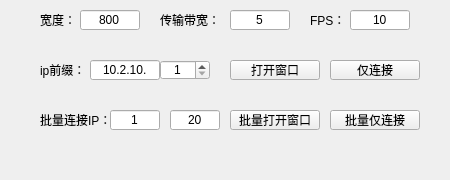
<?xml version="1.0" encoding="UTF-8"?>
<ui version="4.0">
 <class>MainWindow</class>
 <widget class="QMainWindow" name="MainWindow">
  <property name="geometry">
   <rect>
    <x>0</x>
    <y>0</y>
    <width>450</width>
    <height>180</height>
   </rect>
  </property>
  <property name="minimumSize">
   <size>
    <width>450</width>
    <height>180</height>
   </size>
  </property>
  <property name="maximumSize">
   <size>
    <width>450</width>
    <height>180</height>
   </size>
  </property>
  <property name="windowTitle">
   <string>MainWindow</string>
  </property>
  <widget class="QWidget" name="centralwidget">
   <widget class="QLineEdit" name="lineEdit_1">
    <property name="geometry">
     <rect>
      <x>80</x>
      <y>10</y>
      <width>60</width>
      <height>20</height>
     </rect>
    </property>
    <property name="text">
     <string>800</string>
    </property>
    <property name="alignment">
     <set>Qt::AlignCenter</set>
    </property>
   </widget>
   <widget class="QLabel" name="label_1">
    <property name="geometry">
     <rect>
      <x>40</x>
      <y>10</y>
      <width>40</width>
      <height>20</height>
     </rect>
    </property>
    <property name="text">
     <string>宽度：</string>
    </property>
   </widget>
   <widget class="QLabel" name="label_2">
    <property name="geometry">
     <rect>
      <x>160</x>
      <y>10</y>
      <width>60</width>
      <height>20</height>
     </rect>
    </property>
    <property name="text">
     <string>传输带宽：</string>
    </property>
   </widget>
   <widget class="QLabel" name="label_3">
    <property name="geometry">
     <rect>
      <x>310</x>
      <y>10</y>
      <width>40</width>
      <height>20</height>
     </rect>
    </property>
    <property name="text">
     <string>FPS：</string>
    </property>
   </widget>
   <widget class="QLineEdit" name="lineEdit_2">
    <property name="geometry">
     <rect>
      <x>230</x>
      <y>10</y>
      <width>60</width>
      <height>20</height>
     </rect>
    </property>
    <property name="text">
     <string>5</string>
    </property>
    <property name="alignment">
     <set>Qt::AlignCenter</set>
    </property>
   </widget>
   <widget class="QLineEdit" name="lineEdit_3">
    <property name="geometry">
     <rect>
      <x>350</x>
      <y>10</y>
      <width>60</width>
      <height>20</height>
     </rect>
    </property>
    <property name="text">
     <string>10</string>
    </property>
    <property name="alignment">
     <set>Qt::AlignCenter</set>
    </property>
   </widget>
   <widget class="QLabel" name="label_4">
    <property name="geometry">
     <rect>
      <x>40</x>
      <y>60</y>
      <width>50</width>
      <height>20</height>
     </rect>
    </property>
    <property name="text">
     <string>ip前缀：</string>
    </property>
   </widget>
   <widget class="QLineEdit" name="lineEdit_4">
    <property name="geometry">
     <rect>
      <x>90</x>
      <y>60</y>
      <width>70</width>
      <height>20</height>
     </rect>
    </property>
    <property name="text">
     <string>10.2.10.</string>
    </property>
    <property name="alignment">
     <set>Qt::AlignCenter</set>
    </property>
   </widget>
   <widget class="QSpinBox" name="spinBox">
    <property name="geometry">
     <rect>
      <x>160</x>
      <y>60</y>
      <width>50</width>
      <height>20</height>
     </rect>
    </property>
    <property name="alignment">
     <set>Qt::AlignCenter</set>
    </property>
    <property name="minimum">
     <number>1</number>
    </property>
    <property name="maximum">
     <number>999</number>
    </property>
   </widget>
   <widget class="QPushButton" name="pushButton_openwindow">
    <property name="geometry">
     <rect>
      <x>230</x>
      <y>60</y>
      <width>90</width>
      <height>20</height>
     </rect>
    </property>
    <property name="text">
     <string>打开窗口</string>
    </property>
   </widget>
   <widget class="QLineEdit" name="lineEdit_5">
    <property name="geometry">
     <rect>
      <x>110</x>
      <y>110</y>
      <width>50</width>
      <height>20</height>
     </rect>
    </property>
    <property name="text">
     <string>1</string>
    </property>
    <property name="alignment">
     <set>Qt::AlignCenter</set>
    </property>
   </widget>
   <widget class="QLineEdit" name="lineEdit_6">
    <property name="geometry">
     <rect>
      <x>170</x>
      <y>110</y>
      <width>50</width>
      <height>20</height>
     </rect>
    </property>
    <property name="text">
     <string>20</string>
    </property>
    <property name="alignment">
     <set>Qt::AlignCenter</set>
    </property>
   </widget>
   <widget class="QPushButton" name="pushButton_openwindows_batch">
    <property name="geometry">
     <rect>
      <x>230</x>
      <y>110</y>
      <width>90</width>
      <height>20</height>
     </rect>
    </property>
    <property name="text">
     <string>批量打开窗口</string>
    </property>
   </widget>
   <widget class="QLabel" name="label_5">
    <property name="geometry">
     <rect>
      <x>40</x>
      <y>110</y>
      <width>70</width>
      <height>20</height>
     </rect>
    </property>
    <property name="text">
     <string>批量连接IP：</string>
    </property>
   </widget>
   <widget class="QPushButton" name="pushButton_connect">
    <property name="geometry">
     <rect>
      <x>330</x>
      <y>60</y>
      <width>90</width>
      <height>20</height>
     </rect>
    </property>
    <property name="text">
     <string>仅连接</string>
    </property>
   </widget>
   <widget class="QPushButton" name="pushButton_connect_batch">
    <property name="geometry">
     <rect>
      <x>330</x>
      <y>110</y>
      <width>90</width>
      <height>20</height>
     </rect>
    </property>
    <property name="text">
     <string>批量仅连接</string>
    </property>
   </widget>
  </widget>
  <widget class="QMenuBar" name="menubar">
   <property name="geometry">
    <rect>
     <x>0</x>
     <y>0</y>
     <width>450</width>
     <height>23</height>
    </rect>
   </property>
  </widget>
 </widget>
 <resources/>
 <connections/>
</ui>
